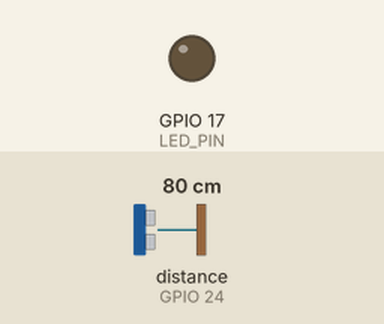
Recording of a program running on a simulated Raspberry Pi (BCM pin numbers). On the bench: output pins drawn as LEDs (lit = HIGH). The inputs (shaded band) are chosen by the test bench; at power-on: distance to the obstacle (sensor on GPIO 24) 80 cm. The echo pulse lasts 58.3 µs per cm; the clock reads 2024-03-15 10:24:30 at power-on unless the program sets it; pins used as bus, display or sensor lines are not drawn.

Above: at 1.2 s.
1.3 s: distance to the obstacle (sensor on GPIO 24) set to 16 cm
2.8 s: distance to the obstacle (sensor on GPIO 24) set to 13 cm
At 3.6 s:
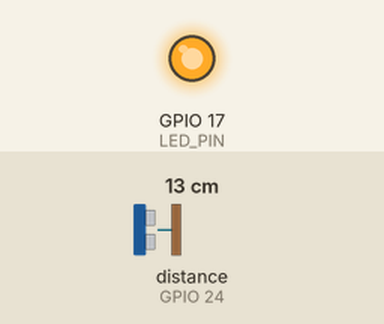
4.5 s: distance to the obstacle (sensor on GPIO 24) set to 18 cm
At 4.9 s:
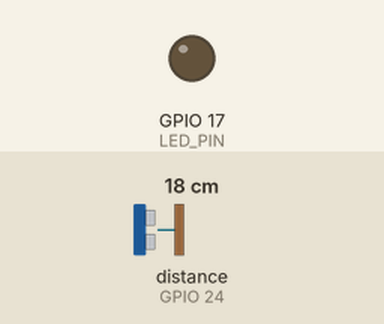
6.0 s: distance to the obstacle (sensor on GPIO 24) set to 2 cm
At 7.4 s:
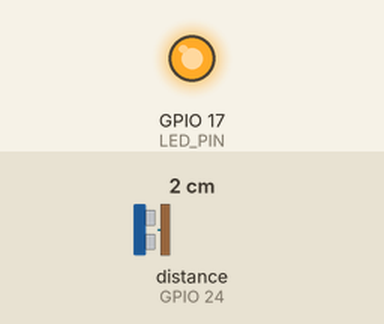
Timing chart, 0 to 8.5 s (numbered marks = the images above; inputs shaded):
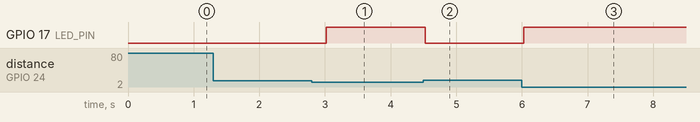

Measured:
- the behaviour switches between 15 and 14 cm on distance to the obstacle (sensor on GPIO 24) (found by bisection; images 0 and 1)
- after the input at 1.3 s, every drawn part: stays the same
- after the input at 2.8 s, GPIO 17 (LED_PIN): LOW → HIGH after 0.22 s
- after the input at 4.5 s, GPIO 17 (LED_PIN): HIGH → LOW at once
- after the input at 6.0 s, GPIO 17 (LED_PIN): LOW → HIGH at once

The program:

EX06-SD_LED_NOPWM.py
```python
# 6 Sistema de Distància amb Indicador LED (Sense PWM)
# Utilitzar el sensor HC-SR04 per mesurar la proximitat d'un objecte i encendre un LED quan
# aquest es trobi a menys de 15 cm. Si l'objecte és més lluny, el LED s'apaga.
# Solució en codi:
# Solució en codi Python
import RPi.GPIO as GPIO
import time

GPIO.setmode(GPIO.BCM)

LED_PIN = 17
TRIG = 23
ECHO = 24

GPIO.setup(TRIG, GPIO.OUT)
GPIO.setup(ECHO, GPIO.IN)
GPIO.setup(LED_PIN, GPIO.OUT)

def distance():
    GPIO.output(TRIG, True)
    time.sleep(0.00001)
    GPIO.output(TRIG, False)
    start, stop = time.time(), time.time()

    while GPIO.input(ECHO) == 0:
        start = time.time()
    while GPIO.input(ECHO) == 1:
        stop = time.time()

    return (stop - start) * 34300 / 2

try:
    while True:
        dist = distance()
        if dist < 15:
            GPIO.output(LED_PIN, True)
        else:
            GPIO.output(LED_PIN, False)
        time.sleep(0.5)

except KeyboardInterrupt:
    GPIO.cleanup()
```
